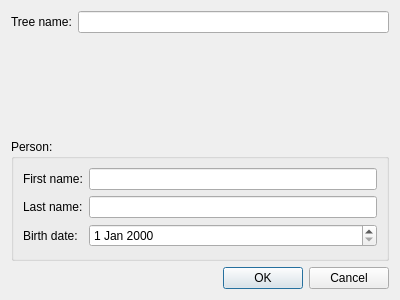
<?xml version="1.0" encoding="UTF-8"?>
<ui version="4.0">
 <class>TreeCreationDialog</class>
 <widget class="QDialog" name="TreeCreationDialog">
  <property name="geometry">
   <rect>
    <x>0</x>
    <y>0</y>
    <width>400</width>
    <height>300</height>
   </rect>
  </property>
  <property name="windowTitle">
   <string>Dialog</string>
  </property>
  <layout class="QVBoxLayout" name="verticalLayout">
   <item>
    <layout class="QFormLayout" name="formLayout">
     <item row="0" column="0">
      <widget class="QLabel" name="label">
       <property name="text">
        <string>Tree name:</string>
       </property>
      </widget>
     </item>
     <item row="0" column="1">
      <widget class="QLineEdit" name="lineEdit"/>
     </item>
    </layout>
   </item>
   <item>
    <widget class="QGroupBox" name="groupBox">
     <property name="title">
      <string>Person:</string>
     </property>
     <layout class="QFormLayout" name="formLayout_2">
      <item row="0" column="0">
       <widget class="QLabel" name="label_2">
        <property name="text">
         <string>First name:</string>
        </property>
       </widget>
      </item>
      <item row="0" column="1">
       <widget class="QLineEdit" name="lineEdit_2"/>
      </item>
      <item row="1" column="0">
       <widget class="QLabel" name="label_3">
        <property name="text">
         <string>Last name:</string>
        </property>
       </widget>
      </item>
      <item row="1" column="1">
       <widget class="QLineEdit" name="lineEdit_3"/>
      </item>
      <item row="2" column="0">
       <widget class="QLabel" name="label_4">
        <property name="text">
         <string>Birth date:</string>
        </property>
       </widget>
      </item>
      <item row="2" column="1">
       <widget class="QDateEdit" name="dateEdit"/>
      </item>
     </layout>
    </widget>
   </item>
   <item>
    <widget class="QDialogButtonBox" name="buttonBox">
     <property name="orientation">
      <enum>Qt::Horizontal</enum>
     </property>
     <property name="standardButtons">
      <set>QDialogButtonBox::Cancel|QDialogButtonBox::Ok</set>
     </property>
    </widget>
   </item>
  </layout>
 </widget>
 <resources/>
 <connections>
  <connection>
   <sender>buttonBox</sender>
   <signal>accepted()</signal>
   <receiver>TreeCreationDialog</receiver>
   <slot>accept()</slot>
   <hints>
    <hint type="sourcelabel">
     <x>248</x>
     <y>254</y>
    </hint>
    <hint type="destinationlabel">
     <x>157</x>
     <y>274</y>
    </hint>
   </hints>
  </connection>
  <connection>
   <sender>buttonBox</sender>
   <signal>rejected()</signal>
   <receiver>TreeCreationDialog</receiver>
   <slot>reject()</slot>
   <hints>
    <hint type="sourcelabel">
     <x>316</x>
     <y>260</y>
    </hint>
    <hint type="destinationlabel">
     <x>286</x>
     <y>274</y>
    </hint>
   </hints>
  </connection>
 </connections>
</ui>
